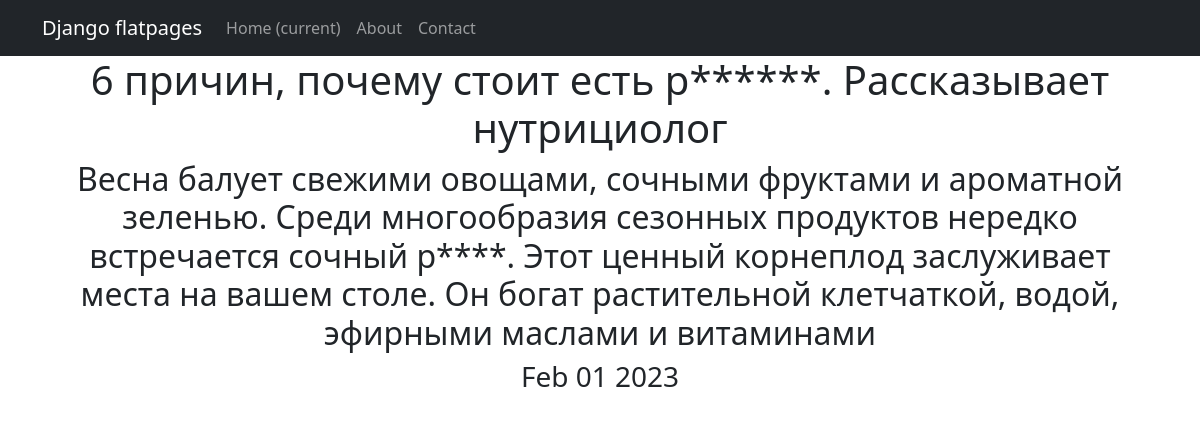
Page /posts/3 on the committed database.
### news/models.py (models this page shows, shortened)
class Post(models.Model):
    author = models.ForeignKey(Author, on_delete=models.CASCADE)
    NEWS = 'NW'
    ARTICLE = 'AR'
    CATEGORY_CHOICES = (
        (NEWS, 'Новость'),
        (ARTICLE, 'Статья'),
    )
    categoryType = models.CharField(max_length=2, choices=CATEGORY_CHOICES, default=ARTICLE)
    dateCreation = models.DateTimeField(auto_now_add=True)
    postCategory = models.ManyToManyField(Category, through='PostCategory')
    title = models.CharField(max_length=128)
    text = models.TextField()
    rating = models.SmallIntegerField(default=0)
    related_name = 'post',

### news/views.py (the view)
# urls.py: path('<int:pk>', PostDetail.as_view(), name='post_detail'),
class PostDetail(DetailView):
    model = Post
    template_name = 'news.html'
    context_object_name = 'post'

### news/templatetags/custom_filters.py (called while the page is built)
@register.filter()
def censor(text):
    bad_words = ('редиска', 'Редиска','редис', 'Редис', 'Редиса', 'редиса')
    for b_word in bad_words:
        for word in text.split():
            if word.lower().count(b_word) and len(word) > len(b_word):
                text = text.replace(word, f"{word[0]}{'*' * (len(b_word) - 1)}{word[-1]}")
    return text

### templates/news.html (shortened to what this page needs)
{% extends 'flatpages/default.html' %}
{% load custom_filters %}
{% block content %}
<h1>{{ post.title|censor }}</h1>
<h2>{{ post.text|censor }}</h2>
<h3>{{ post.dateCreation|date:'M d Y' }}</h3>
{% endblock content %}

### rows in the picture
Post: title|censor "6 причин, почему стоит есть р******. Рассказывает нутрициолог", text|censor "Весна балует свежими овощами, сочными фруктами и ароматной зеленью. Среди многообразия сезонных продуктов нередко встречается сочный р****. Этот ценный корнеплод заслуживает места на вашем столе. Он богат растительной клетчаткой, водой, эфирными маслами и витаминами", dateCreation "Feb 01 2023"
